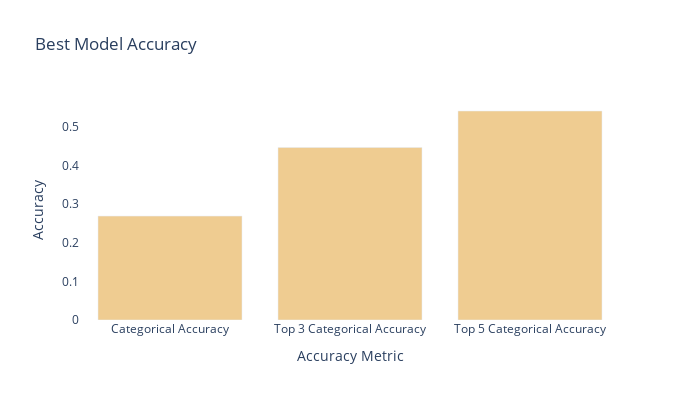

Notebook cell for this chart:
### Code cell
colors = ['#B75B37','#8BC3C7','#503653']

fig = px.bar(df_tmp, x='Accuracy Metric', 
             y='Accuracy', 
             barmode='group', color_discrete_sequence=['#EFCC91'],
             width=700, height=400,
             title='Best Model Accuracy')

fig.update_layout(
    legend=dict(
        yanchor="top",
        y=1,
        xanchor="left",
        x=-0.7),
    paper_bgcolor='rgba(0,0,0,0)',
    plot_bgcolor='rgba(0,0,0,0)'
)

### Figure 1 — Plotly figure (JSON) as saved in the notebook; plotly's stock layout.template omitted (floating-point values rounded to 4 significant figures)
{"data": [{"alignmentgroup": "True", "hovertemplate": "Accuracy Metric=%{x}<br>Accuracy=%{y}<extra></extra>", "legendgroup": "", "marker": {"color": "#EFCC91"}, "name": "", "offsetgroup": "", "orientation": "v", "showlegend": false, "textposition": "auto", "type": "bar", "x": ["Categorical Accuracy", "Top 3 Categorical Accuracy", "Top 5 Categorical Accuracy"], "xaxis": "x", "y": [0.2688, 0.4462, 0.5406], "yaxis": "y"}], "layout": {"barmode": "group", "height": 400, "legend": {"tracegroupgap": 0, "x": -0.7, "xanchor": "left", "y": 1, "yanchor": "top"}, "paper_bgcolor": "rgba(0,0,0,0)", "plot_bgcolor": "rgba(0,0,0,0)", "title": {"text": "Best Model Accuracy"}, "width": 700, "xaxis": {"anchor": "y", "domain": [0, 1], "title": {"text": "Accuracy Metric"}}, "yaxis": {"anchor": "x", "domain": [0, 1], "title": {"text": "Accuracy"}}}}
